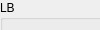
      <widget class="QWidget" name="page_gsm">
       <property name="geometry">
        <rect>
         <x>0</x>
         <y>0</y>
         <width>100</width>
         <height>30</height>
        </rect>
       </property>
       <attribute name="label">
        <string>GSM</string>
       </attribute>
       <widget class="QWidget" name="layoutWidget">
        <property name="geometry">
         <rect>
          <x>0</x>
          <y>0</y>
          <width>771</width>
          <height>521</height>
         </rect>
        </property>
        <layout class="QHBoxLayout" name="horizontalLayout_bnads_gsm">
         <item>
          <widget class="QGroupBox" name="groupBox_lb_gsm">
           <property name="title">
            <string>LB</string>
           </property>
           <widget class="QWidget" name="layoutWidget_7">
            <property name="geometry">
             <rect>
              <x>10</x>
              <y>20</y>
              <width>341</width>
              <height>121</height>
             </rect>
            </property>
            <layout class="QGridLayout" name="gridLayout_lb_gsm">
             <item row="0" column="0">
              <widget class="QCheckBox" name="gsm850">
               <property name="text">
                <string>GSM850</string>
               </property>
              </widget>
             </item>
             <item row="1" column="0">
              <widget class="QCheckBox" name="gsm900">
               <property name="text">
                <string>GSM900</string>
               </property>
              </widget>
             </item>
            </layout>
           </widget>
          </widget>
         </item>
         <item>
          <widget class="QGroupBox" name="groupBox_mb_gsm">
           <property name="title">
            <string>MB</string>
           </property>
           <widget class="QWidget" name="layoutWidget_8">
            <property name="geometry">
             <rect>
              <x>10</x>
              <y>20</y>
              <width>341</width>
              <height>121</height>
             </rect>
            </property>
            <layout class="QGridLayout" name="gridLayout_mb_gsm">
             <item row="1" column="0">
              <widget class="QCheckBox" name="gsm1900">
               <property name="text">
                <string>GSM1900</string>
               </property>
              </widget>
             </item>
             <item row="0" column="0">
              <widget class="QCheckBox" name="gsm1800">
               <property name="text">
                <string>GSM1800</string>
               </property>
              </widget>
             </item>
            </layout>
           </widget>
          </widget>
         </item>
        </layout>
       </widget>
      </widget>
